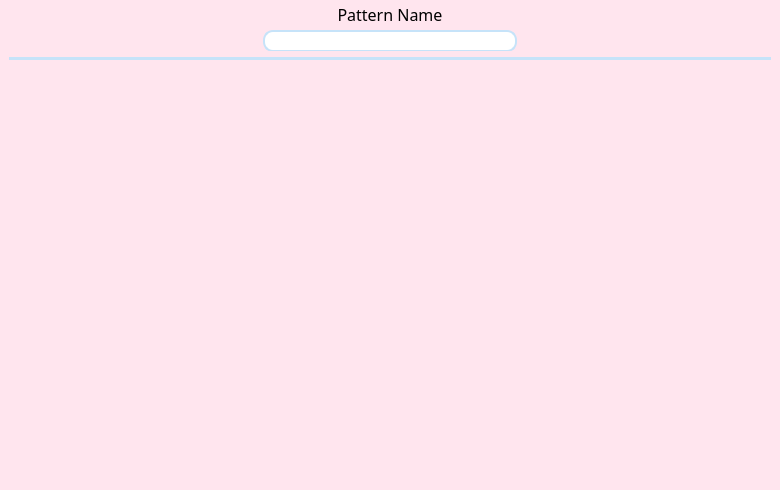
<?xml version="1.0" encoding="UTF-8"?>
<ui version="4.0">
 <class>MainWindow</class>
 <widget class="QMainWindow" name="MainWindow">
  <property name="geometry">
   <rect>
    <x>0</x>
    <y>0</y>
    <width>780</width>
    <height>490</height>
   </rect>
  </property>
  <property name="windowTitle">
   <string>Pattern Creator</string>
  </property>
  <property name="windowIcon">
   <iconset resource="patterncreatorrc.qrc">
    <normaloff>:/img/yarnie.png</normaloff>:/img/yarnie.png</iconset>
  </property>
  <property name="styleSheet">
   <string notr="true">background: #FFE5EE</string>
  </property>
  <widget class="QWidget" name="centralwidget">
   <layout class="QVBoxLayout" name="verticalLayout">
    <property name="topMargin">
     <number>1</number>
    </property>
    <item>
     <widget class="QWidget" name="widget" native="true">
      <property name="minimumSize">
       <size>
        <width>400</width>
        <height>0</height>
       </size>
      </property>
      <property name="maximumSize">
       <size>
        <width>16777215</width>
        <height>50</height>
       </size>
      </property>
      <layout class="QVBoxLayout" name="verticalLayout_2">
       <property name="spacing">
        <number>0</number>
       </property>
       <property name="leftMargin">
        <number>0</number>
       </property>
       <property name="topMargin">
        <number>2</number>
       </property>
       <property name="rightMargin">
        <number>0</number>
       </property>
       <property name="bottomMargin">
        <number>0</number>
       </property>
       <item>
        <widget class="QLabel" name="label">
         <property name="font">
          <font>
           <family>Trebuchet MS</family>
           <pointsize>12</pointsize>
           <italic>false</italic>
          </font>
         </property>
         <property name="text">
          <string>Pattern Name</string>
         </property>
         <property name="alignment">
          <set>Qt::AlignCenter</set>
         </property>
        </widget>
       </item>
       <item>
        <widget class="QWidget" name="widget_2" native="true">
         <property name="minimumSize">
          <size>
           <width>0</width>
           <height>30</height>
          </size>
         </property>
         <layout class="QHBoxLayout" name="horizontalLayout">
          <property name="margin">
           <number>0</number>
          </property>
          <item>
           <spacer name="horizontalSpacer">
            <property name="orientation">
             <enum>Qt::Horizontal</enum>
            </property>
            <property name="sizeHint" stdset="0">
             <size>
              <width>222</width>
              <height>20</height>
             </size>
            </property>
           </spacer>
          </item>
          <item>
           <widget class="QLineEdit" name="lineEdit">
            <property name="minimumSize">
             <size>
              <width>100</width>
              <height>0</height>
             </size>
            </property>
            <property name="maximumSize">
             <size>
              <width>400</width>
              <height>16777215</height>
             </size>
            </property>
            <property name="font">
             <font>
              <family>Trebuchet MS</family>
              <pointsize>8</pointsize>
             </font>
            </property>
            <property name="styleSheet">
             <string notr="true">QLineEdit {
    background-color: white;
    border: 2px solid #c6e3f9;
	border-radius:10px;
}
</string>
            </property>
            <property name="frame">
             <bool>true</bool>
            </property>
            <property name="alignment">
             <set>Qt::AlignCenter</set>
            </property>
           </widget>
          </item>
          <item>
           <spacer name="horizontalSpacer_2">
            <property name="orientation">
             <enum>Qt::Horizontal</enum>
            </property>
            <property name="sizeHint" stdset="0">
             <size>
              <width>40</width>
              <height>20</height>
             </size>
            </property>
           </spacer>
          </item>
         </layout>
        </widget>
       </item>
      </layout>
     </widget>
    </item>
    <item>
     <widget class="Line" name="line">
      <property name="styleSheet">
       <string notr="true"> QFrame {
        border: 2px solid#c6e3f9;
        color: #c6e3f9;
    }</string>
      </property>
      <property name="orientation">
       <enum>Qt::Horizontal</enum>
      </property>
     </widget>
    </item>
    <item>
     <widget class="QWidget" name="widget_3" native="true">
      <layout class="QGridLayout" name="gridLayout">
       <property name="horizontalSpacing">
        <number>0</number>
       </property>
       <property name="verticalSpacing">
        <number>4</number>
       </property>
       <property name="margin">
        <number>0</number>
       </property>
       <item row="0" column="0">
        <widget class="QScrollArea" name="scrollArea">
         <property name="styleSheet">
          <string notr="true">QScrollArea {
    background-color: white;
	border-radius:10px;
}</string>
         </property>
         <property name="widgetResizable">
          <bool>true</bool>
         </property>
         <widget class="QWidget" name="scrollAreaWidgetContents">
          <property name="geometry">
           <rect>
            <x>0</x>
            <y>0</y>
            <width>762</width>
            <height>374</height>
           </rect>
          </property>
         </widget>
        </widget>
       </item>
      </layout>
     </widget>
    </item>
   </layout>
  </widget>
  <widget class="QMenuBar" name="menubar">
   <property name="geometry">
    <rect>
     <x>0</x>
     <y>0</y>
     <width>780</width>
     <height>21</height>
    </rect>
   </property>
  </widget>
  <widget class="QStatusBar" name="statusbar"/>
  <action name="actionSave">
   <property name="text">
    <string>Save</string>
   </property>
  </action>
  <action name="actionLoad">
   <property name="text">
    <string>Load</string>
   </property>
  </action>
  <action name="actionSave_As">
   <property name="text">
    <string>Save As</string>
   </property>
  </action>
 </widget>
 <resources>
  <include location="patterncreatorrc.qrc"/>
 </resources>
 <connections/>
</ui>
